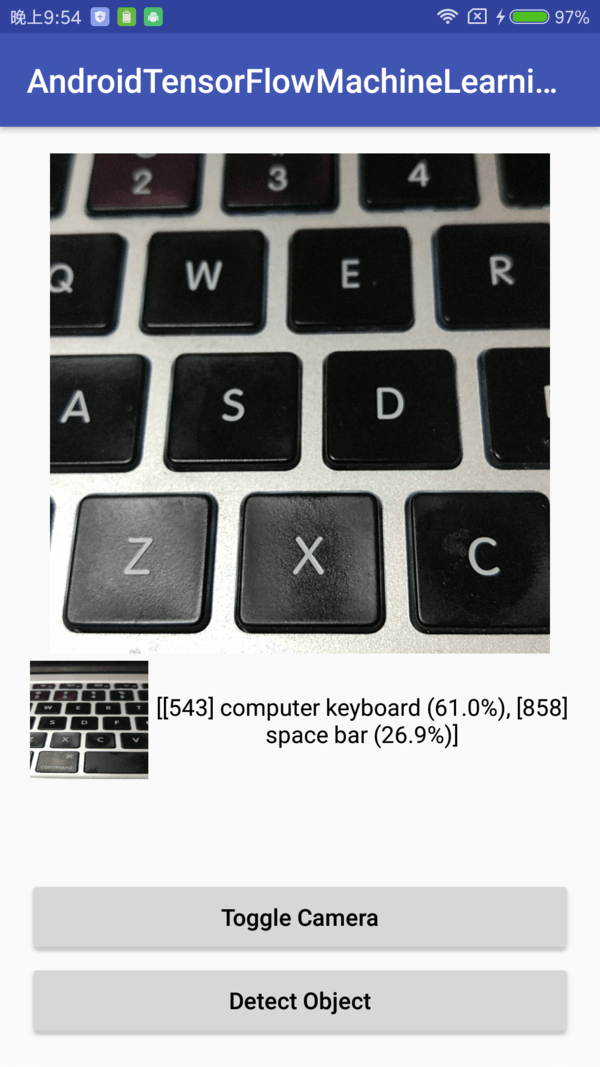
#> input picture assets/keyboard_example.png, 600 x 1067 px
$ python scale-and-crop-images.py ../assets   (older library calls are emulated)
#> lines starting #> are read from the running program, lines starting #| are printed output that depends on the picture
#> in process_image, img is the input picture: PIL image 600x1067 P; mean R, G, B 153.8, 156.8, 165.1
#!/usr/bin/env python3

#This files was was taken and edited from the project:

#https://github.com/5donuts/flower-classifier

import os, sys
from PIL import Image # docs: http://effbot.org/imagingbook/image.htm

SIZE = 240 # we want a set of 240x240px images
OUT = "flowers-scaled" + os.sep

# scale and crop the given Image to a SIZExSIZE image
def scale_and_crop(img):
    # see https://stackoverflow.com/a/273962/3646065
    width, height = img.size
#> width = 600; height = 1067
    aspect_ratio = width / height
#> aspect_ratio = 0.562
    if width < height:
        scaled_img = img.resize((SIZE, int(SIZE / aspect_ratio)), Image.ANTIALIAS)
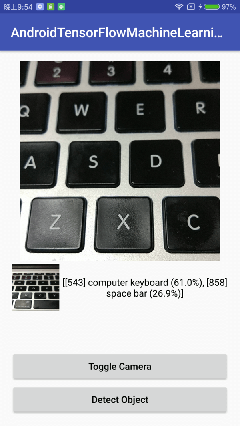
#> scaled_img: PIL image 240x426 P; mean R, G, B 153.7, 156.8, 165.1
        cropped_img = scaled_img.crop((0, int((SIZE / aspect_ratio - SIZE) / 2),
            SIZE, SIZE + int((SIZE / aspect_ratio - SIZE) / 2)))
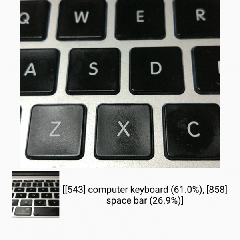
#> cropped_img: PIL image 240x240 P; mean R, G, B 144.3, 145.8, 143.3
        return cropped_img
    else:
        scaled_img = img.resize((int(SIZE * aspect_ratio), SIZE), Image.ANTIALIAS)
        cropped_img = scaled_img.crop((int((SIZE * aspect_ratio - SIZE) / 2), 0,
            SIZE + int((SIZE * aspect_ratio - SIZE) / 2), SIZE))
        return cropped_img

# get the second-to-last occurrence of pattern in text
def get_second_to_last_substr(text, pattern):
    # see https://stackoverflow.com/a/14063233/3646065
    return text.rfind(pattern, 0, text.rfind(pattern))

# load an image, transform it, and output the result
def process_image(infile):
    # set up output file
    idx = get_second_to_last_substr(os.path.splitext(infile)[0], os.sep)
    outfile = OUT + os.path.splitext(infile)[0][idx + 1:] + "-scaled-and-cropped.jpg"
    print("in: %s\nout: %s" % (infile, outfile))

    # make output directory if it doesn't exist
    idx = os.path.splitext(outfile)[0].rfind(os.sep)
    dir = outfile[:idx]
    if not os.path.exists(dir):
        os.makedirs(dir)
        print("Created directory %s" % dir)

    # transform the image
    if infile != outfile:
        try:
            # load image
            img = Image.open(infile)
            # scale & crop
            scaled_and_cropped = scale_and_crop(img)
            # save image
            scaled_and_cropped.save(outfile, "JPEG")
        except IOError as err:
            print("Encountered an error trying to scale and crop %s" % infile)
            print(err)

if __name__ == "__main__":
    # usage: ./scale-and-crop-images.py flowers-raw/
    rootdir = sys.argv[1]
    for infile in os.listdir(rootdir):
        # check for subdirectories
        if os.path.isdir(rootdir + os.sep + infile):
            # process all files in the subdir
            for file in os.listdir(rootdir + os.sep + infile):
                # there are no sub-sub-directories in our dataset
                process_image(os.path.join(rootdir, infile, file))
        else:
            process_image(rootdir + os.sep + infile)
#> pass 2 of the loop `for infile in os.listdir(rootdir):`:
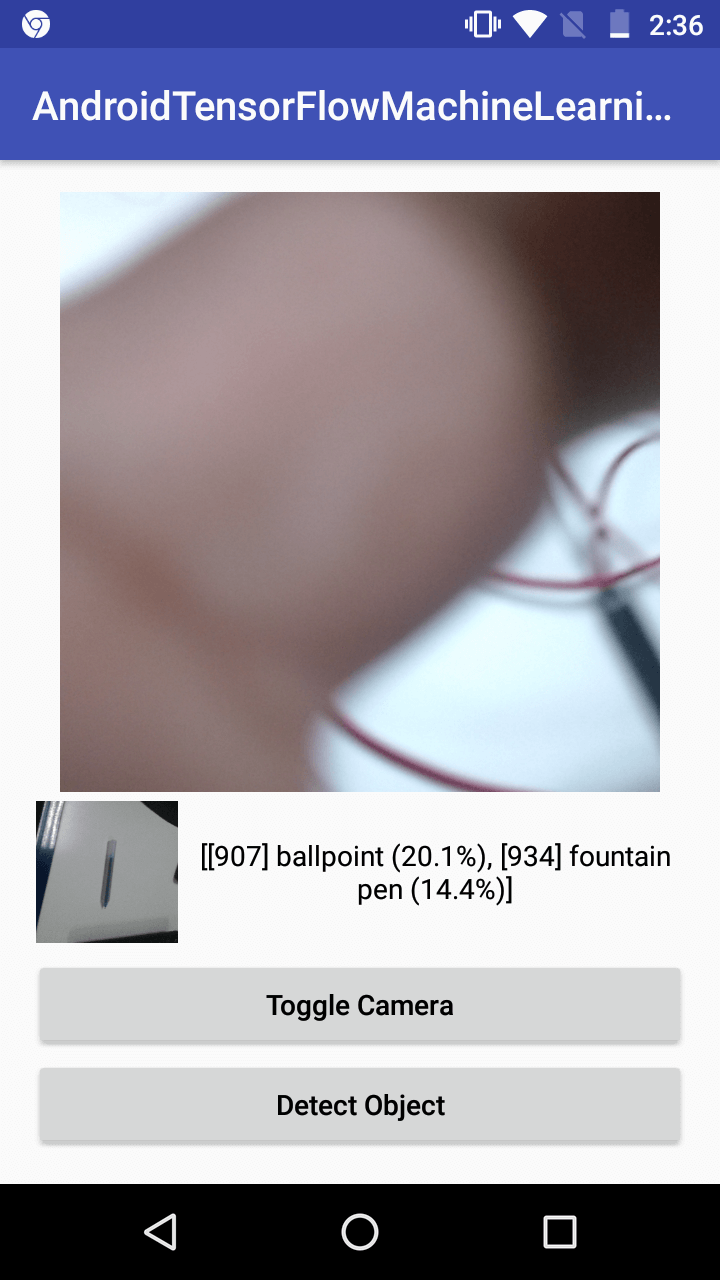
#> input picture assets/pen_example.png, 720 x 1280 px
#> in process_image, img is the input picture: PIL image 720x1280 P; mean R, G, B 161.8, 159.4, 171.8
#> in scale_and_crop (call 2), `scaled_img = img.resize((SIZE, int(SIZE / aspect_ratio)), Image.ANTIAL..`:
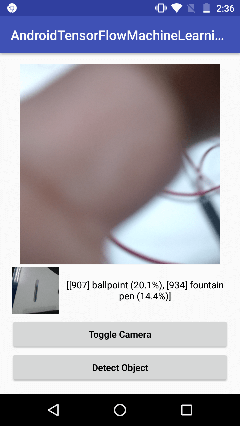
#> scaled_img: PIL image 240x426 P; mean R, G, B 161.8, 159.4, 171.8
#> in scale_and_crop (call 2), `cropped_img = scaled_img.crop((0, int((SIZE / aspect_ratio - SIZE) / 2..`:
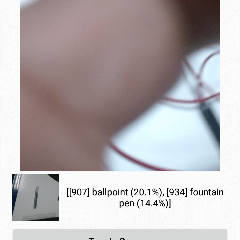
#> cropped_img: PIL image 240x240 P; mean R, G, B 183.5, 177.1, 178.9
